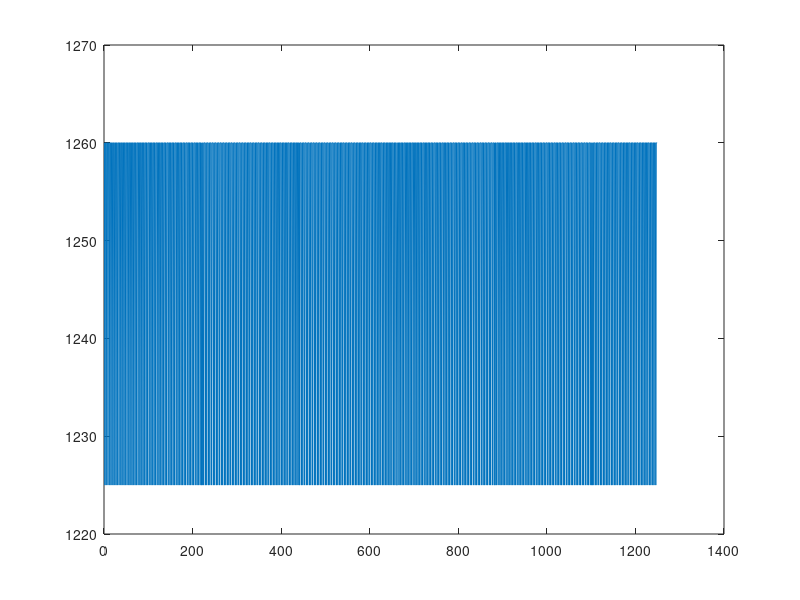

This figure's MATLAB source:
%% Extracts the contour of a sound signal.
clear; clc; close all;

% --------------------- Signal generation ------------------
%[sample, Fs] = audioread('Pange_Lingua.wav');
Fs=44100;
duration = 1; % in seconds
t=linspace(0,duration,duration*Fs); % time vector
sine_freq1 = 1250; %input('Veuillez entrer la frequence : '); % in hertz;
sine_freq2 = 542;
sample1 = sin(sine_freq1*2*pi*t);
sample2 = sin(sine_freq2*2*pi*t);
%sample = cat(1, sample1, sample2);
% -------------------------- Variables ---------------------
Ts = 1/Fs;
sample_trim = sample1;%(1:100000); % first 3 seconds of sound (skip silence at beginning)
win_sz = floor(Fs * 0.01);
prev=0;
figure(1),
plot(sample_trim);
grid on;

%% ############ Methode 1 : zero-crossing ##############
for i = 1:win_sz:length(sample_trim)-win_sz
  % Zero detection
  sample_trim_win = sample_trim(i:i+win_sz);
  zero_crossing_list = find(diff(sample_trim>0)~=0); % linear interp => perf
  zero_crossing_times = Ts.*zero_crossing_list; % list of times for zero crossing
  win_sz = 10;
  for j = i+1:2:length(zero_crossing_times)-2
    % Frequency measurement
    %j/2
    freq(floor(j/2)) = 1/(zero_crossing_times(j+2)-zero_crossing_times(j));
  end;
end;
%freq=freq./2; % 2 zero-crossings per period
figure(1),
plot(freq)
freq_m = mean(freq)
%ylim([0 2*sine_freq1]);
%